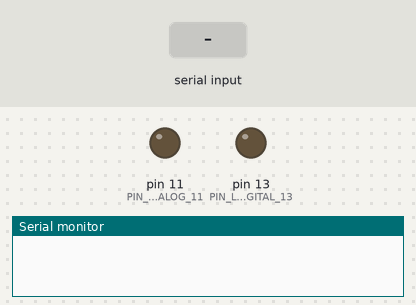
Bench run of a sketch on a simulated Arduino Uno, built with avr-gcc and run on an emulated ATmega328P. Parts: output pins drawn as LEDs (lit = HIGH), the last lines printed to the serial monitor. Inputs (shaded band) come from the test bench.

Above: at 1.2 s.
1.3 s: "1" received over Serial
At 2.2 s:
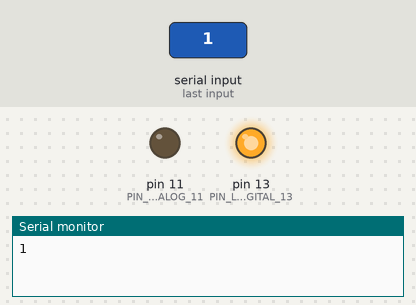
2.8 s: "2" received over Serial
At 3.3 s:
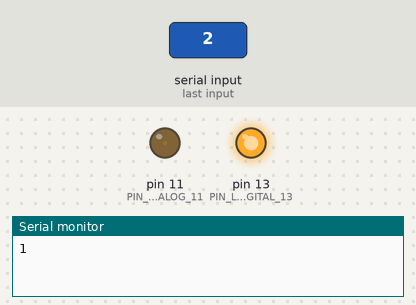
4.3 s: "0" received over Serial
At 5.7 s:
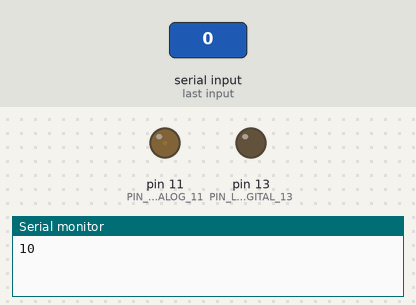
Timing chart, 0 to 7.3 s (numbered marks = the images above; inputs shaded):
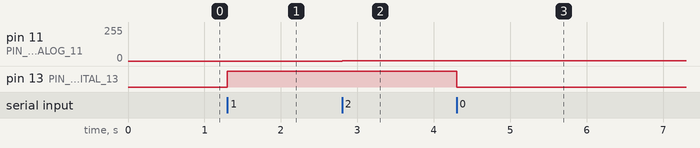

The sketch:

sketch_QT_Arduino_Led.ino
```cpp
#define PIN_LED_ANALOG_11 11 //le numéro de la broche sur laquelle la lampe 2  est branchée
#define PIN_LED_DIGITAL_13 13 // Le numéro de la broche sur laquelle la lampe 1
//pin 13 est la valeur par défaut intégrée dans la carte LED_BUILTIN
int PAS = 2; // incrément de l'intensité
char data; // variable contenant le caractère lu
int intensite = 0; // variable contenant l'intensité de la deuxième lampe

void setup() {
  // Configure la broche sur laquelle est reliée notre LED  en sortie
  pinMode(PIN_LED_DIGITAL_13, OUTPUT);
  //La LED reliée à la broche 13 est intialisé à l'état LOW
  digitalWrite(PIN_LED_DIGITAL_13, LOW);

  //La LED reliée à la broche 13 est intialisé à l'état LOW
  pinMode(PIN_LED_ANALOG_11, OUTPUT);
  analogWrite(PIN_LED_ANALOG_11, LOW);
  Serial.begin(9600); //Permet d'initialiser le moniteur série à 9600 bauds
}

void loop() {
  if (Serial.available()) {
    //Si un message a été reçu  faire ceci
    data = Serial.read();
    // controler la lampe 1 reliée à la broche 13
    if (data == '1') //si le caractère lu est égale à 1
    {
      digitalWrite(PIN_LED_DIGITAL_13, HIGH); // alumer la lampe
      Serial.write('1'); //envoyer le nouvel état de la lampe
    }
    else if (data == '0') //si le caractère lu est égale à 0
    {
      digitalWrite(PIN_LED_DIGITAL_13, LOW); //éteindre la lampe
      Serial.write('0'); //envoyer le nouvel état de la lampe
    }
    // Régler l'intensité de la luminosité de la deuxième lampe branchée sur la broche 11
    else if (data == '2') //si le caractère reçu est égale à 2
    {
      intensite += PAS; // incrémenter l'intesité de la lumière
      if (intensite > 255) // nouvelle valeur de l'intesité ne doit pas dépasser l'intensité max=255
        intensite = 255;

      analogWrite(PIN_LED_ANALOG_11, intensite);
      //Serial.write(intensite); //(écrire dans le port série, utiler pour débogage)
    }
    else if (data == '3')
    {
      intensite -= PAS;
      if (intensite < 0)
        intensite = 0;

      analogWrite(PIN_LED_ANALOG_11, intensite);
      //Serial.write(intensite); //(écrire dans le port série, utiler pour débogage)
    }
  }
}
```

Measured:
- after the input at 1.3 s, pin 13 (PIN_LED_DIGITAL_13): LOW → HIGH at once
- after the input at 2.8 s, pin 11 (PIN_LED_ANALOG_11): 0/255 → 2/255 at once
- after the input at 4.3 s, pin 13 (PIN_LED_DIGITAL_13): HIGH → LOW at once
